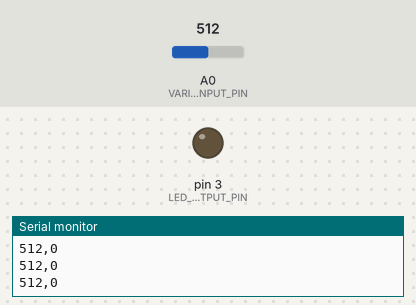
This sketch was run on a simulated Arduino Uno, built with avr-gcc and run on an emulated ATmega328P. Shown: output pins drawn as LEDs (lit = HIGH), the last lines printed to the serial monitor. Inputs (shaded band) come from the test bench; at power-on: A0 (VARIABLE_RESISTOR_INPUT_PIN) = 512.

Above: at 1.2 s.
1.3 s: A0 (VARIABLE_RESISTOR_INPUT_PIN) set to 306
At 2.5 s:
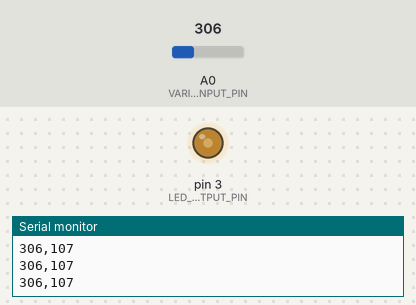
2.8 s: A0 (VARIABLE_RESISTOR_INPUT_PIN) set to 122
At 4.0 s:
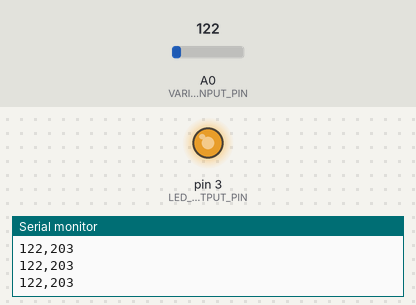
4.3 s: A0 (VARIABLE_RESISTOR_INPUT_PIN) set to 511
At 5.5 s:
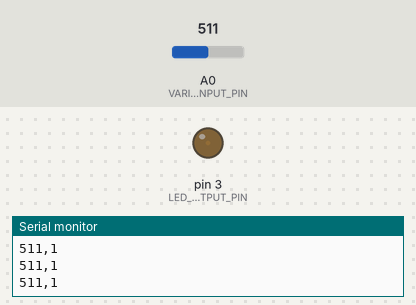
Timing chart, 0 to 7.3 s (numbered marks = the images above; inputs shaded):
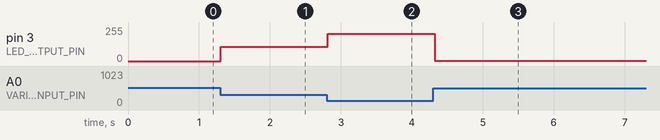

Measured:
- after the input at 1.3 s, pin 3 (LED_OUTPUT_PIN): 0/255 → 107/255 at once
- after the input at 2.8 s, pin 3 (LED_OUTPUT_PIN): 107/255 → 203/255 at once
- after the input at 4.3 s, pin 3 (LED_OUTPUT_PIN): 203/255 → 1/255 at once

The sketch:

ResistiveSensorLED.ino
```cpp
/*
 * This example reads in a variable resistor sensor value (from A0 using a voltage-divider circuit)
 * and proportionally sets the brightness of an LED (hooked up to 3). Some example variable resisitive
 * sensors include potentiometers, force-sensisitive resistors, photosensistive resistors, strain gauages,
 * thermistors, etc.
 *
 * By Jon Froehlich
 * http://makeabilitylab.io
 *
 */

const int LED_OUTPUT_PIN = 3;
const int VARIABLE_RESISTOR_INPUT_PIN = A0;

// Set the min and max sensor values. The best way to figure out what to
// set these values is by experimentation with the sensor using
// Serial Monitor or Serial Plotter. You will definitely need
// to change these constants depending on the sensor that you are using
const int MIN_SENSOR_VAL = 20;
const int MAX_SENSOR_VAL = 512;

void setup() {
  pinMode(LED_OUTPUT_PIN, OUTPUT);
  pinMode(VARIABLE_RESISTOR_INPUT_PIN, INPUT);
  Serial.begin(9600);
}

void loop() {

  // Read the variable resistor sensor value
  int sensorVal = analogRead(VARIABLE_RESISTOR_INPUT_PIN);

  // Remap the value for output.
  int ledVal = map(sensorVal, MIN_SENSOR_VAL, MAX_SENSOR_VAL, 0, 255);

  // The map function does not constrain output outside of the provided range
  // so, we need to make sure that things are within range for the led
  ledVal = constrain(ledVal, 0, 255);

  ledVal = 255 - ledVal;

  // Print the raw sensor value and the converted led value (e,g., for Serial Plotter)
  Serial.print(sensorVal);
  Serial.print(",");
  Serial.println(ledVal);

  // Write out the LED value.
  analogWrite(LED_OUTPUT_PIN, ledVal);

  delay(100);
}
```
